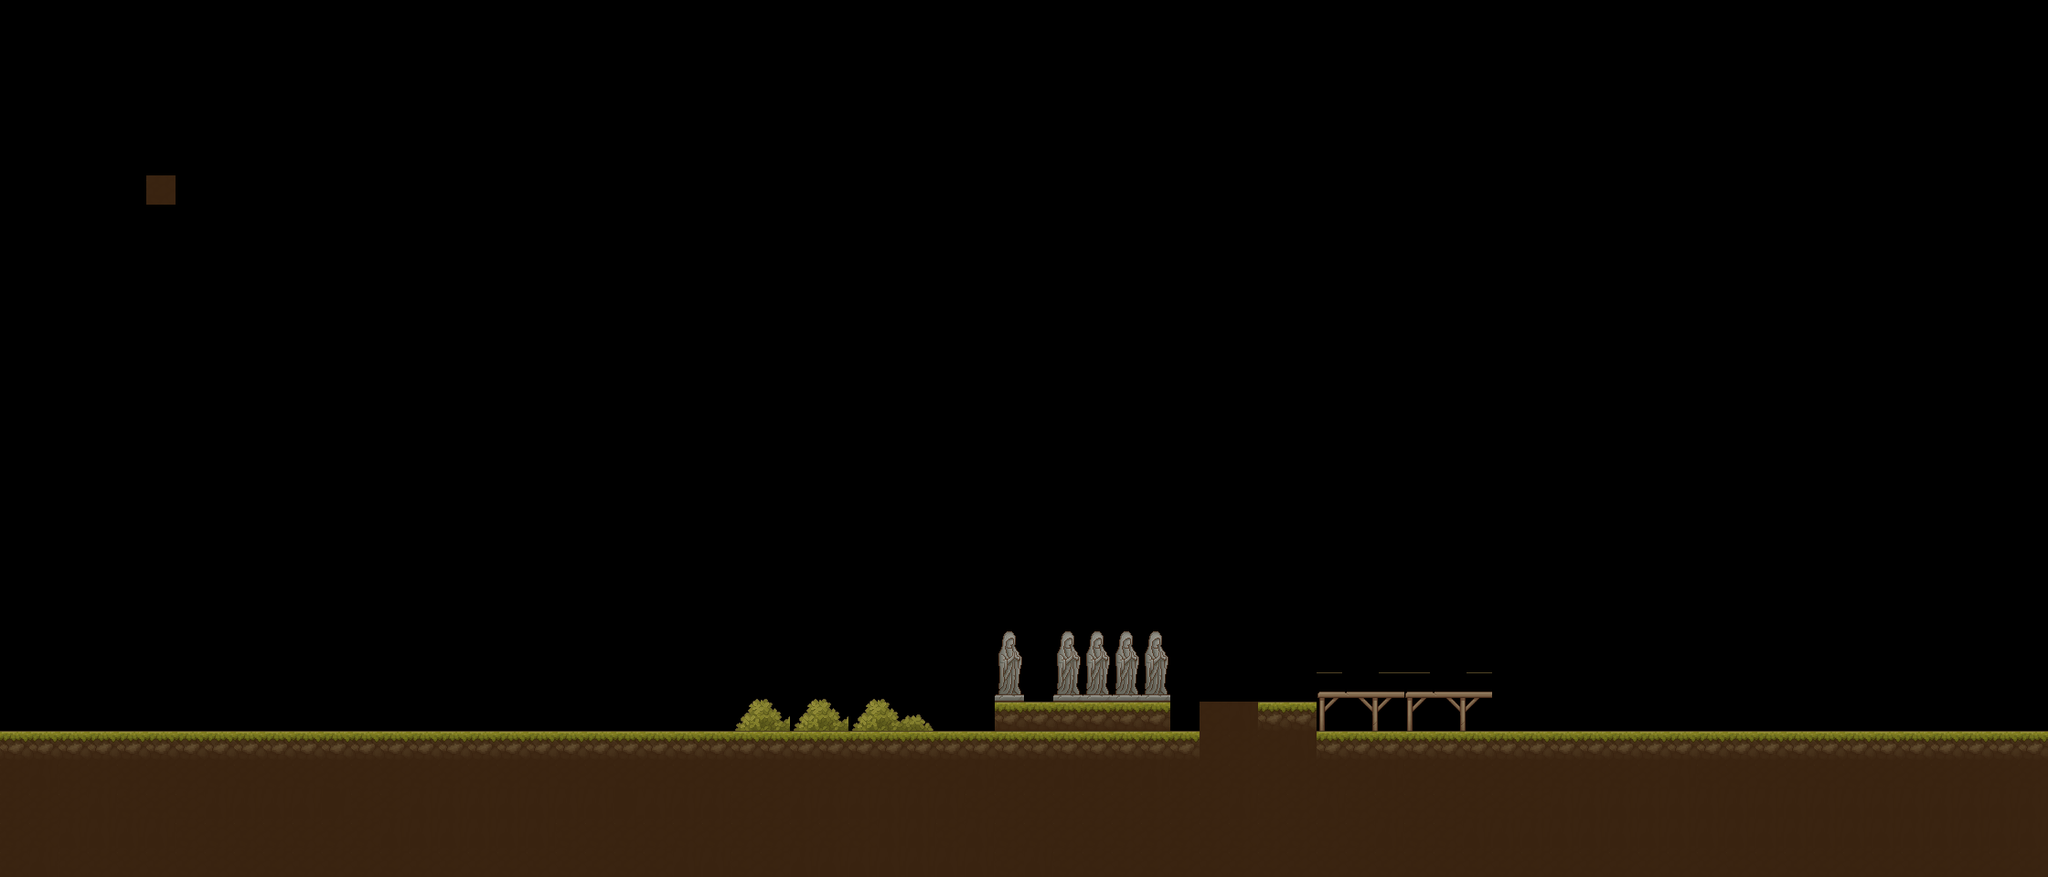

A level layout from a 2D game, rendered from its tile map. Below: a short description, then the map file with its tile-grid data intact:
An orthogonal 70x30 tile map with 32x32 px tiles, 1 tile layer (Tile_1), 2 tilesets.

<map version="1.10" tiledversion="1.10.2" orientation="orthogonal" renderorder="right-down" width="70" height="30" tilewidth="32" tileheight="32" infinite="0" nextlayerid="3" nextobjectid="1">
 <tileset firstgid="1" source="TX Tileset Ground.tsx" />
 <tileset firstgid="257" source="TX Village Props.tsx" />
 <layer id="1" name="Tile_1" width="70" height="30">
  <data encoding="csv">
0,0,0,0,0,0,0,0,0,0,0,0,0,0,0,0,0,0,0,0,0,0,0,0,0,0,0,0,0,0,0,0,0,0,0,0,0,0,0,0,0,0,0,0,0,0,0,0,0,0,0,0,0,0,0,0,0,0,0,0,0,0,0,0,0,0,0,0,0,0,
0,0,0,0,0,0,0,0,0,0,0,0,0,0,0,0,0,0,0,0,0,0,0,0,0,0,0,0,0,0,0,0,0,0,0,0,0,0,0,0,0,0,0,0,0,0,0,0,0,0,0,0,0,0,0,0,0,0,0,0,0,0,0,0,0,0,0,0,0,0,
0,0,0,0,0,0,0,0,0,0,0,0,0,0,0,0,0,0,0,0,0,0,0,0,0,0,0,0,0,0,0,0,0,0,0,0,0,0,0,0,0,0,0,0,0,0,0,0,0,0,0,0,0,0,0,0,0,0,0,0,0,0,0,0,0,0,0,0,0,0,
0,0,0,0,0,0,0,0,0,0,0,0,0,0,0,0,0,0,0,0,0,0,0,0,0,0,0,0,0,0,0,0,0,0,0,0,0,0,0,0,0,0,0,0,0,0,0,0,0,0,0,0,0,0,0,0,0,0,0,0,0,0,0,0,0,0,0,0,0,0,
0,0,0,0,0,0,0,0,0,0,0,0,0,0,0,0,0,0,0,0,0,0,0,0,0,0,0,0,0,0,0,0,0,0,0,0,0,0,0,0,0,0,0,0,0,0,0,0,0,0,0,0,0,0,0,0,0,0,0,0,0,0,0,0,0,0,0,0,0,0,
0,0,0,0,0,0,0,0,0,0,0,0,0,0,0,0,0,0,0,0,0,0,0,0,0,0,0,0,0,0,0,0,0,0,0,0,0,0,0,0,0,0,0,0,0,0,0,0,0,0,0,0,0,0,0,0,0,0,0,0,0,0,0,0,0,0,0,0,0,0,
0,0,0,0,0,76,0,0,0,0,0,0,0,0,0,0,0,0,0,0,0,0,0,0,0,0,0,0,0,0,0,0,0,0,0,0,0,0,0,0,0,0,0,0,0,0,0,0,0,0,0,0,0,0,0,0,0,0,0,0,0,0,0,0,0,0,0,0,0,0,
0,0,0,0,0,0,0,0,0,0,0,0,0,0,0,0,0,0,0,0,0,0,0,0,0,0,0,0,0,0,0,0,0,0,0,0,0,0,0,0,0,0,0,0,0,0,0,0,0,0,0,0,0,0,0,0,0,0,0,0,0,0,0,0,0,0,0,0,0,0,
0,0,0,0,0,0,0,0,0,0,0,0,0,0,0,0,0,0,0,0,0,0,0,0,0,0,0,0,0,0,0,0,0,0,0,0,0,0,0,0,0,0,0,0,0,0,0,0,0,0,0,0,0,0,0,0,0,0,0,0,0,0,0,0,0,0,0,0,0,0,
0,0,0,0,0,0,0,0,0,0,0,0,0,0,0,0,0,0,0,0,0,0,0,0,0,0,0,0,0,0,0,0,0,0,0,0,0,0,0,0,0,0,0,0,0,0,0,0,0,0,0,0,0,0,0,0,0,0,0,0,0,0,0,0,0,0,0,0,0,0,
0,0,0,0,0,0,0,0,0,0,0,0,0,0,0,0,0,0,0,0,0,0,0,0,0,0,0,0,0,0,0,0,0,0,0,0,0,0,0,0,0,0,0,0,0,0,0,0,0,0,0,0,0,0,0,0,0,0,0,0,0,0,0,0,0,0,0,0,0,0,
0,0,0,0,0,0,0,0,0,0,0,0,0,0,0,0,0,0,0,0,0,0,0,0,0,0,0,0,0,0,0,0,0,0,0,0,0,0,0,0,0,0,0,0,0,0,0,0,0,0,0,0,0,0,0,0,0,0,0,0,0,0,0,0,0,0,0,0,0,0,
0,0,0,0,0,0,0,0,0,0,0,0,0,0,0,0,0,0,0,0,0,0,0,0,0,0,0,0,0,0,0,0,0,0,0,0,0,0,0,0,0,0,0,0,0,0,0,0,0,0,0,0,0,0,0,0,0,0,0,0,0,0,0,0,0,0,0,0,0,0,
0,0,0,0,0,0,0,0,0,0,0,0,0,0,0,0,0,0,0,0,0,0,0,0,0,0,0,0,0,0,0,0,0,0,0,0,0,0,0,0,0,0,0,0,0,0,0,0,0,0,0,0,0,0,0,0,0,0,0,0,0,0,0,0,0,0,0,0,0,0,
0,0,0,0,0,0,0,0,0,0,0,0,0,0,0,0,0,0,0,0,0,0,0,0,0,0,0,0,0,0,0,0,0,0,0,0,0,0,0,0,0,0,0,0,0,0,0,0,0,0,0,0,0,0,0,0,0,0,0,0,0,0,0,0,0,0,0,0,0,0,
0,0,0,0,0,0,0,0,0,0,0,0,0,0,0,0,0,0,0,0,0,0,0,0,0,0,0,0,0,0,0,0,0,0,0,0,0,0,0,0,0,0,0,0,0,0,0,0,0,0,0,0,0,0,0,0,0,0,0,0,0,0,0,0,0,0,0,0,0,0,
0,0,0,0,0,0,0,0,0,0,0,0,0,0,0,0,0,0,0,0,0,0,0,0,0,0,0,0,0,0,0,0,0,0,0,0,0,0,0,0,0,0,0,0,0,0,0,0,0,0,0,0,0,0,0,0,0,0,0,0,0,0,0,0,0,0,0,0,0,0,
0,0,0,0,0,0,0,0,0,0,0,0,0,0,0,0,0,0,0,0,0,0,0,0,0,0,0,0,0,0,0,0,0,0,0,0,0,0,0,0,0,0,0,0,0,0,0,0,0,0,0,0,0,0,0,0,0,0,0,0,0,0,0,0,0,0,0,0,0,0,
0,0,0,0,0,0,0,0,0,0,0,0,0,0,0,0,0,0,0,0,0,0,0,0,0,0,0,0,0,0,0,0,0,0,0,0,0,0,0,0,0,0,0,0,0,0,0,0,0,0,0,0,0,0,0,0,0,0,0,0,0,0,0,0,0,0,0,0,0,0,
0,0,0,0,0,0,0,0,0,0,0,0,0,0,0,0,0,0,0,0,0,0,0,0,0,0,0,0,0,0,0,0,0,0,0,0,0,0,0,0,0,0,0,0,0,0,0,0,0,0,0,0,0,0,0,0,0,0,0,0,0,0,0,0,0,0,0,0,0,0,
0,0,0,0,0,0,0,0,0,0,0,0,0,0,0,0,0,0,0,0,0,0,0,0,0,0,0,0,0,0,0,0,0,0,0,0,0,0,0,0,0,0,0,0,0,0,0,0,0,0,0,0,0,0,0,0,0,0,0,0,0,0,0,0,0,0,0,0,0,0,
0,0,0,0,0,0,0,0,0,0,0,0,0,0,0,0,0,0,0,0,0,0,0,0,0,0,0,0,0,0,0,0,0,0,375,0,375,375,375,375,0,0,0,0,0,0,0,0,0,0,0,0,0,0,0,0,0,0,0,0,0,0,0,0,0,0,0,0,0,0,
0,0,0,0,0,0,0,0,0,0,0,0,0,0,0,0,0,0,0,0,0,0,0,0,0,0,0,0,0,0,0,0,0,0,407,0,407,407,407,407,0,0,0,0,0,0,0,0,0,0,0,0,0,0,0,0,0,0,0,0,0,0,0,0,0,0,0,0,0,0,
0,0,0,0,0,0,0,0,0,0,0,0,0,0,0,0,0,0,0,0,0,0,0,0,0,815,816,815,816,815,816,817,817,0,439,0,439,439,439,439,0,0,0,0,0,881,882,883,881,882,883,0,0,0,0,0,0,0,0,0,0,0,0,0,0,0,0,0,0,0,
0,0,0,0,0,0,0,0,0,0,0,0,0,0,0,0,0,0,0,0,0,0,0,0,0,847,848,847,848,847,848,849,0,0,60,60,60,60,60,61,0,76,77,60,60,913,914,915,913,914,915,0,0,0,0,0,0,0,0,0,0,0,0,0,0,0,0,0,0,0,
60,60,60,60,60,60,60,60,60,60,60,60,60,60,60,60,60,60,60,60,60,60,60,60,60,60,60,60,60,60,60,60,60,60,60,60,60,60,60,60,60,76,76,76,77,60,60,61,60,60,60,60,60,60,60,60,60,60,60,60,60,60,60,60,60,60,60,60,60,60,
76,77,76,76,76,76,76,76,76,76,76,76,76,76,76,76,76,76,76,76,76,76,76,76,76,76,76,76,76,76,76,76,76,77,76,76,77,76,76,77,76,76,76,76,76,76,76,77,76,76,76,76,76,76,76,76,76,77,76,76,76,76,76,76,76,76,76,76,76,76,
76,76,76,77,76,76,76,77,77,77,77,93,76,76,77,77,77,77,77,77,77,93,77,77,77,76,76,77,77,77,77,77,77,76,76,76,76,76,76,76,76,76,77,76,76,77,76,76,76,76,76,76,76,77,77,77,77,77,77,77,77,77,77,77,77,77,77,77,77,77,
76,76,77,77,77,77,76,76,76,76,76,76,76,77,77,77,77,77,77,76,76,76,76,76,76,76,76,76,76,76,77,77,76,77,76,76,76,76,76,76,76,76,76,76,76,76,76,77,76,76,77,77,77,77,77,77,77,77,77,77,77,77,77,77,77,77,77,77,77,77,
76,77,76,76,76,76,76,76,76,76,76,76,76,76,76,76,76,76,76,76,76,76,76,77,77,76,76,77,77,77,77,77,77,77,76,77,76,76,76,76,76,76,76,76,76,76,76,76,76,76,76,76,76,76,76,76,76,76,76,76,76,76,76,76,76,76,76,76,76,76
</data>
 </layer>
</map>
